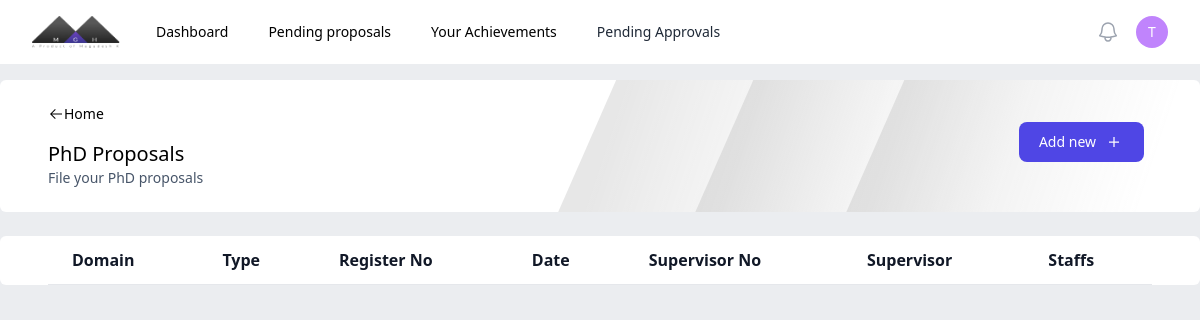
The app's page /phd/ (signed in), older data.
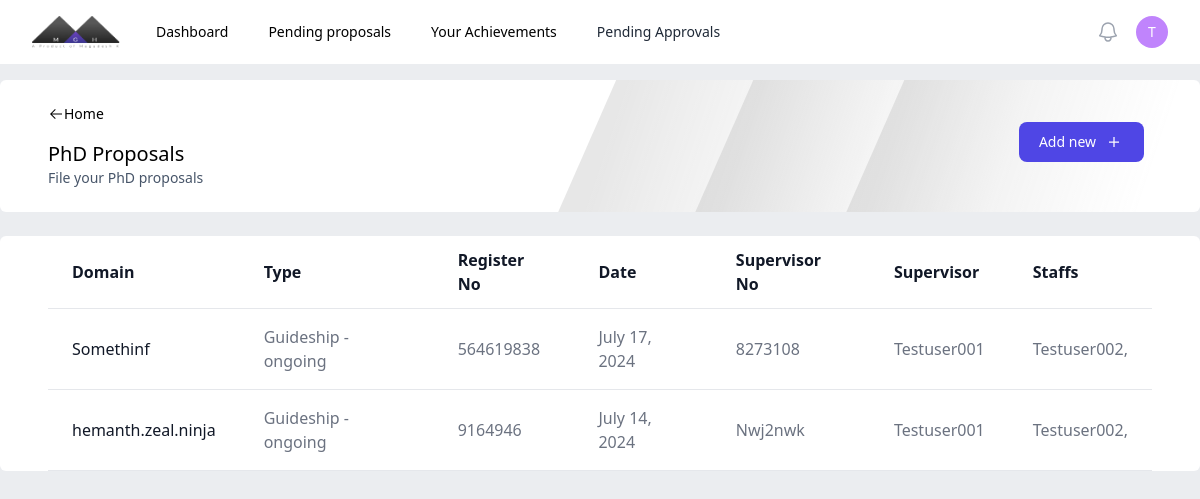
The same page, newer data.
### central/models.py (models this page shows, shortened)
class phd(models.Model):
    choices = (
        ['Guideship - ongoing', 'Guideship - ongoing'],
        ['Guideship - completed', 'Guideship - completed'],
        ['Ongoing Scholar', 'Ongoing Scholar'],
        ['Completed Scholar', 'Completed Scholar'],
        )
    type = models.CharField(max_length=50, choices=choices)
    domain = models.CharField(max_length=50)
    registerno = models.CharField(max_length=50, unique=True)    #Inquire about where to put unique constraint
    date = models.DateField()
    supervisorno = models.CharField(max_length=50)
    supervisor = models.ForeignKey(staff, on_delete=models.SET_NULL, related_name='supervisor', null=True)
    staffs = models.ManyToManyField(staff)
    department = models.ForeignKey(department, on_delete=models.SET_NULL, null=True)
    hodapproval = models.BooleanField(verbose_name="HoD Approval Status", default=False, null=True)
    controller = models.BooleanField(verbose_name="Controller Approval Status", default=False, null=True)

### authentication/models.py (models this page shows)
class staff(AbstractUser):
    dept = models.ForeignKey(department, on_delete=models.CASCADE, null=True, blank=True)
    designation = models.CharField(max_length=20)
    phone = models.CharField(max_length=20)
    def __str__(self):
        return self.username

### central/views.py (the view)
# urls.py: path('phd/', ctv.phd),
@login_required
def phd(request):
    obj = _phd.objects.filter(Q(supervisor=request.user) | Q(staffs=request.user), controller=True).distinct()
    return render(request, 'central/phd.html', {'objects': obj})

### authentication/models.py (called while the page is built)
    def __str__(self):
        return self.name

### central/templates/central/phd.html (shortened to what this page needs)
{% extends 'central/publication.html' %}
{% block header %}
    <p class="text-xl font-medium mt-4">PhD Proposals</p>
    <p class="text-sm text-slate-600">File your PhD proposals</p>
{% endblock %}
{% block addurl %}
     /phdapplication
{% endblock %}
{% block content %}
<table class=" text-left min-h-full text-gray-500 bg-white dark:text-gray-400 rounded-md overflow-x-auto w-full">
    <thead class="border-b text-gray-900 dark:text-gray-400">
        <tr>
            <th scope="col" class="px-6 py-3">
                Domain
            </th>
            <th scope="col" class="px-6 py-3">
                Type
            </th>
            <th scope="col" class="px-6 py-3">
                Register No
            </th>
            <th scope="col" class="px-6 py-3">
                Date
            </th>
            <th scope="col" class="px-6 py-3">
                Supervisor No
            </th>
            <th scope="col" class="px-6 py-3">
                Supervisor
            </th>
            <th scope="col" class="px-6 py-3">
                Staffs
            </th>
        </tr>
    </thead>
    <tbody>
        {% for object in objects %}
        <tr class="border-b">
            <td scope="row" class="hover:underline px-6 py-4 font-medium text-gray-900 whitespace-nowrap">
                <a href="">
                {{object.domain}}
                </a>
            </td>
            <td scope="row" class="px-6 py-4">
                <a href="">
                {{object.type}}
                </a>
            </td>
            <td class="px-6 py-4">
                {{object.registerno}}
            </td>
            <td class="px-6 py-4">
                {{object.date}}
            </td>
            <td class="px-6 py-4">
                {{object.supervisorno}}
            </td>
            <td class="px-6 py-4">
                {{object.supervisor}}
            </td>
            <td class="px-6 py-4">
                {% for staff in object.staffs.all %}
                    {{staff}},
                {% endfor %}
            </td>
        </tr>
        {% endfor %}
    </tbody>
    </table>
{% endblock %}

Row changes from the older to the newer data that the page shows:
added phd: domain "Somethinf", type "Guideship - ongoing", registerno "564619838", date "July 17, 2024", supervisorno "8273108", supervisor "Testuser001"
now on this page (row edited): staff: username "Testuser002"
added phd: domain "hemanth.zeal.ninja", type "Guideship - ongoing", registerno "9164946", date "July 14, 2024", supervisorno "Nwj2nwk", supervisor "Testuser001"
